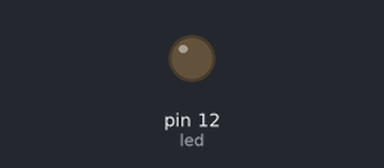
Bench run of a sketch on a simulated Arduino Uno, built with avr-gcc and run on an emulated ATmega328P. Parts: output pins drawn as LEDs (lit = HIGH).

Above: at 2.1 s.
At 6.9 s:
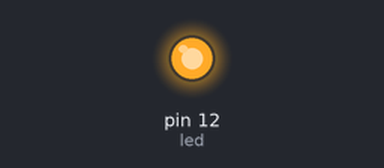
Timing chart, 0 to 7.4 s (numbered marks = the images above):
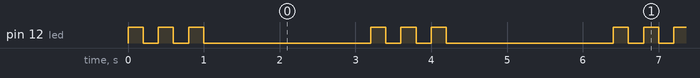

Measured:
- by itself, pin 12 (led): repeats every 3.2 s: 2 × (LOW 0.20 s, HIGH 0.20 s), LOW 2.2 s, HIGH 0.20 s
- by itself, everything shown: repeats every 3.2 s, in 6 steps

The sketch:

bodacious_blad1.ino
```cpp
// C++ code
//
int led=12;
void setup()
{
  pinMode(led, OUTPUT);
}

void loop()
{
  for(int i=0;i<3;i++){
  digitalWrite(led, HIGH);
  delay(200);
  digitalWrite(led, LOW);
  delay(200);
}
  delay(2000);
}
```
